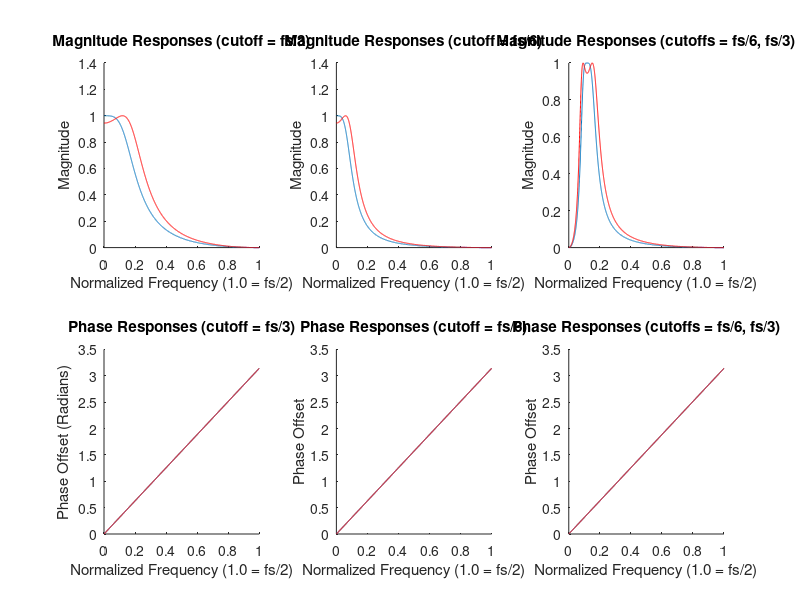

Write the MATLAB code that produced this figure.
cla;

[b_butt, a_butt] = butter(2, 1/3/2);
% coefficients:
% b = 0.0495    0.0990    0.0495
% a = 1.0000   -1.2796    0.4776

[b_cheb, a_cheb] = cheby1(2, 0.5, 1/3/2);
% coefficients
% b =  0.0689    0.1379    0.0689
% a = 1.0000   -1.1955    0.4875

[h_butt w_butt] = freqz(b_butt, a_butt, 4096);
[h_cheb w_cheb] = freqz(b_cheb, a_cheb, 4096);
subplot(2, 3, 1);
hold on
plot([0:1/4095:1], abs(h_butt));
plot([0:1/4095:1], abs(h_cheb), 'r');
title('Magnitude Responses (cutoff = fs/3)');
xlabel('Normalized Frequency (1.0 = fs/2)');
ylabel('Magnitude');
subplot(2, 3, 4);
hold on
plot([0:1/4095:1], w_butt);
plot([0:1/4095:1], w_cheb, 'r');
title('Phase Responses (cutoff = fs/3)');
xlabel('Normalized Frequency (1.0 = fs/2)');
ylabel('Phase Offset (Radians)');

% The chebyshev filter has more ripple (in the magnitude response) but a
% faster falloff in both the magnitude and phase responses.



[b_butt, a_butt] = butter(2, 1/6/2);
% coefficients:
% b = 0.0144    0.0288    0.0144
% a = 1.0000   -1.6330    0.6906

[b_cheb, a_cheb] = cheby1(2, 0.5, 1/6/2);
% coefficients
% b = 0.0204    0.0409    0.0204
% a = 1.0000   -1.6042    0.6908

[h_butt w_butt] = freqz(b_butt, a_butt, 4096);
[h_cheb w_cheb] = freqz(b_cheb, a_cheb, 4096);
subplot(2, 3, 2);
hold on
plot([0:1/4095:1], abs(h_butt));
plot([0:1/4095:1], abs(h_cheb), 'r');
title('Magnitude Responses (cutoff = fs/6)');
xlabel('Normalized Frequency (1.0 = fs/2)');
ylabel('Magnitude');
subplot(2, 3, 5);
hold on
plot([0:1/4095:1], w_butt);
plot([0:1/4095:1], w_cheb, 'r');
title('Phase Responses (cutoff = fs/6)');
xlabel('Normalized Frequency (1.0 = fs/2)');
ylabel('Phase Offset');


[b_butt_band, a_butt_band] = butter(2, [1/6/2 1/3/2]);
% b = 0.0144         0   -0.0288         0    0.0144
% a = 1.0000   -3.3854    4.5190   -2.8088    0.6906

[b_cheb_band, a_cheb_band] = cheby1(2, 0.5, [1/6/2 1/3/2]);
% b_cheb_band = 0.0204         0   -0.0409         0    0.0204
% a_cheb_band = 1.0000   -3.3586    4.4654   -2.7823    0.6908

[h_butt_band w_butt_band] = freqz(b_butt_band, a_butt_band, 4096);
[h_cheb_band w_cheb_band] = freqz(b_cheb_band, a_cheb_band, 4096);
subplot(2, 3, 3);
hold on;
plot([0:1/4095:1], abs(h_butt_band));
plot([0:1/4095:1], abs(h_cheb_band), 'r');
title('Magnitude Responses (cutoffs = fs/6, fs/3)');
xlabel('Normalized Frequency (1.0 = fs/2)');
ylabel('Magnitude');
subplot(2, 3, 6);
hold on;
plot([0:1/4095:1], w_butt_band);
plot([0:1/4095:1], w_cheb_band, 'r');
title('Phase Responses (cutoffs = fs/6, fs/3)');
xlabel('Normalized Frequency (1.0 = fs/2)');
ylabel('Phase Offset');
